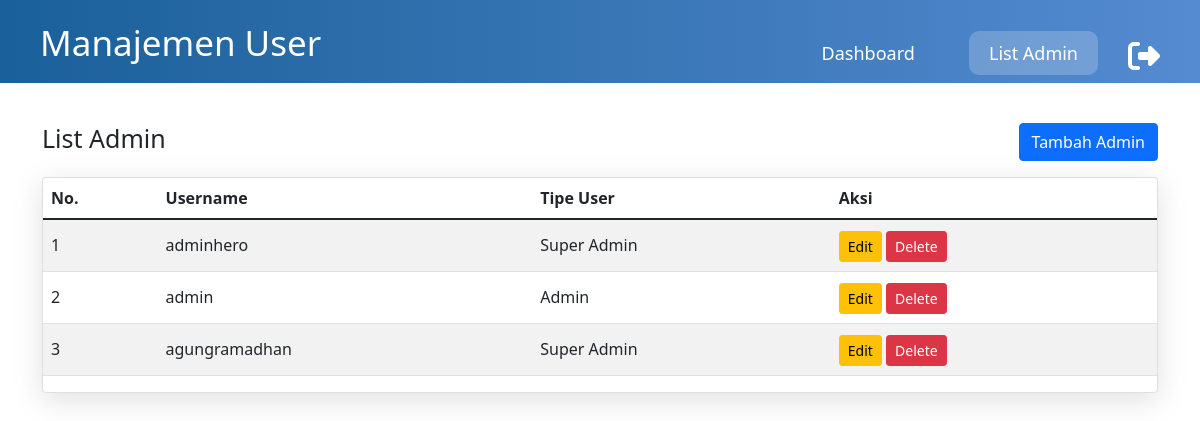
Page /data-admin.php (signed in) on the committed database.
### tables this page shows
CREATE TABLE `users` (
  `id` int(4) NOT NULL,
  `username` varchar(30) NOT NULL,
  `password` varchar(255) NOT NULL,
  `user_type` varchar(30) NOT NULL
);

### functions.php (called while the page is built, shortened)
<?php
$conn = mysqli_connect("localhost", "root", "", "sekolah_database");
function query($query)
{
	global $conn;
	$result = mysqli_query($conn, $query);
	$rows = [];
	while ($row = mysqli_fetch_assoc($result)) {
		$rows[] = $row;
	}
	return $rows;
}

### data-admin.php (the view, shortened to what this page needs)
<?php
require 'functions.php';
$users = query("SELECT * FROM users");
$user_type = $_SESSION['user_type'] == 'Super Admin';
?>
<!DOCTYPE html>
<html lang="en">
<head>
    <link rel="stylesheet" href="assets/css/main.css">
    <link href="https://cdn.jsdelivr.net/npm/bootstrap@5.1.3/dist/css/bootstrap.min.css" rel="stylesheet">
</head>
<body>
    <header>
        <div class="welcome">
            <h1>Manajemen User</h1>
        </div>
        <nav>
            <ul>
                <li><a href="index.php">Dashboard</a></li>
                <?php if ($user_type) {
                ?>
                    <li><a href="data-admin.php" class="active">List Admin</a></li>
                <?php } ?>
            </ul>
        </nav>
        <a href="logout.php"><i class="fa fa-sign-out fa-2x" aria-hidden="true"></i></a>
    </header>
    <section class="container">
        <div class="d-flex justify-content-between align-items-center">
            <h1>List Admin</h1>
            <div>
                <button type="button" class="btn btn-primary"><a href="tambah-admin.php" style="color: #fff; text-decoration:none;"> Tambah Admin</a></button>
            </div>
        </div>
        <p>
        <div class="card">
            <div class="table-responsive">
                <table class="display table table-striped table-hover">
                    <thead>
                        <tr>
                            <th scope="col">No.</th>
                            <th scope="col">Username</th>
                            <th scope="col">Tipe User</th>
                            <th scope="col">Aksi</th>
                        </tr>
                    </thead>
                    <tbody>
                        <?php $i = 1; ?>
                        <?php foreach ($users as $row) : ?>
                            <tr>
                                <td scope="row"><?= $i; ?></td>
                                <td scope="row"><?= $row["username"]; ?></td>
                                <td><?= $row["user_type"]; ?></td>
                                <td class="button-action">
                                    <a href="ubah-admin.php?id=<?= $row["id"]; ?>"><button type="button" class="btn btn-sm btn-warning">Edit</button></a>
                                    <a href="hapus-admin.php?id=<?= $row["id"]; ?>"><button type="button" class="btn btn-sm btn-danger">Delete</button></a>
                                </td>
                            </tr>
                            <?php $i++; ?>
                        <?php endforeach; ?>
                    </tbody>
                </table>
            </div>
        </div>
    </section>
</body>
</html>

### assets/css/main.css (style rules this page uses)
* { margin: 0; padding: 0; box-sizing: border-box; text-decoration: none; list-style: none; }
body { font-family: "Poppins", sans-serif; }
.container { width: 80%; margin: auto; }
header { width: 100%; padding: 0 40px; background: #2fc2a9; background: -webkit-linear-gradient(to left, #558bd1, #1a6099); background: linear-gradient(to left, #558bd1, #1a6099); display: flex; flex-direction: row; color: #fff; }
header .welcome { flex: 2; margin: auto; }
header .welcome h1 { font-size: 35px; padding-top: 10px; }
.active { background: rgba(255, 255, 255, 0.2); }
header ul { flex: 3; text-align: center; }
header i { padding-top: 40px; }
.fa-sign-out { color: #fff; }
header ul li { display: inline-block; font-size: 18px; margin-right: 30px; padding-top: 40px; align-items: center; }
header ul li a { color: #fff; padding: 10px 20px; -o-border-radius: 10px; -webkit-border-radius: 10px; -moz-border-radius: 10px; -ms-border-radius: 10px; border-radius: 10px; text-decoration: none; -o-transition: all 0.5s; -webkit-transition: all 0.5s; -moz-transition: all 0.5s; -ms-transition: all 0.5s; transition: all 0.5s; }
section { margin-top: 40px !important; }
a { color: #fff !important; text-decoration: none !important; }
.top-data h1, body section h1 { font-size: 25px; display: block; }
tr td { line-height: 35px; }
.card { background-color: #ffffff; border-radius: 50px; box-shadow: rgba(100, 100, 111, 0.2) 0px 7px 29px 0px; }
.table-responsive { display: block; width: 100%; overflow-x: auto; -webkit-overflow-scrolling: touch; -ms-overflow-style: -ms-autohiding-scrollbar; }

### rows in the picture
users: username "adminhero", user_type "Super Admin"
users: username "admin", user_type "Admin"
users: username "agungramadhan", user_type "Super Admin"
